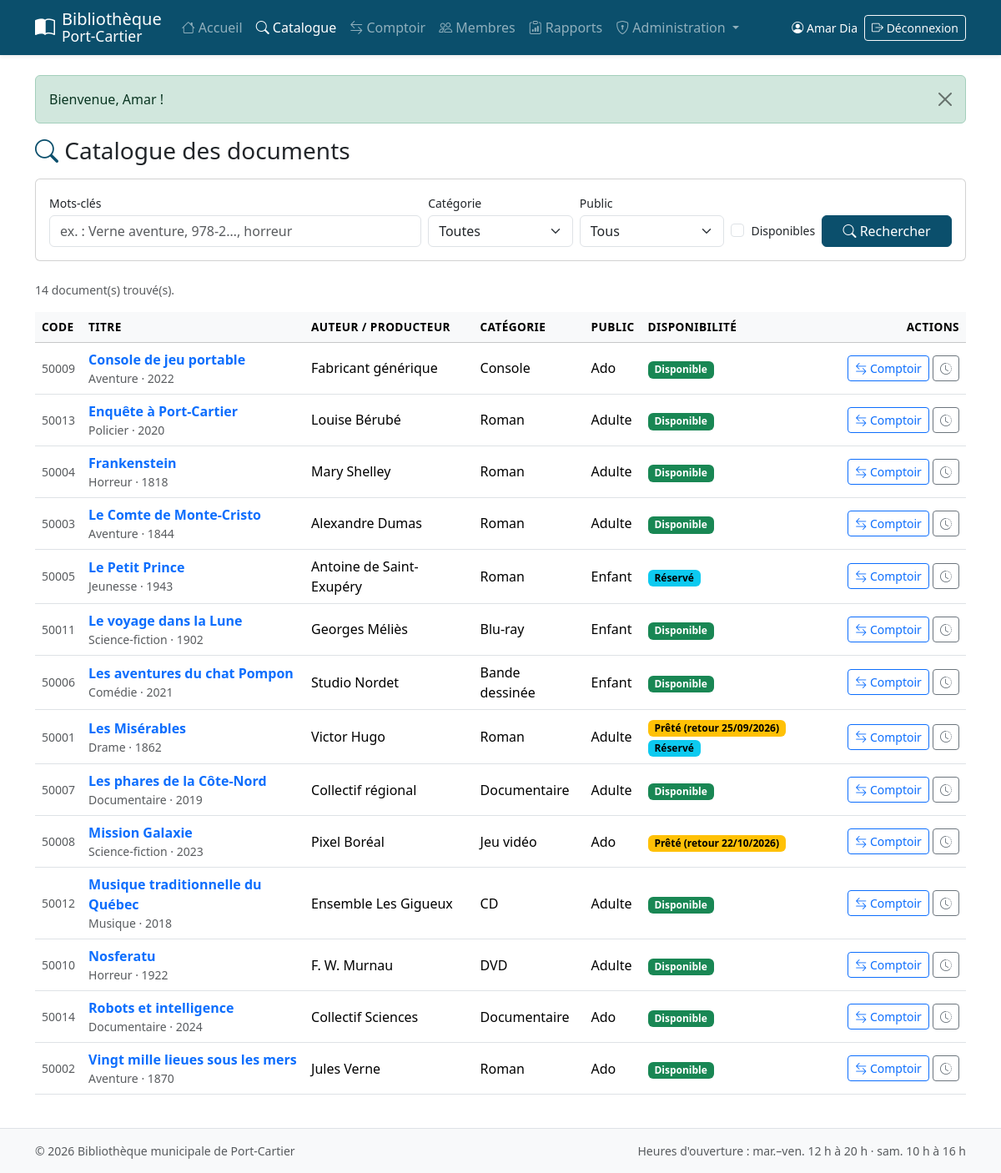
The page /recherche.php (signed in) on the database its author committed.
### tables this page shows
CREATE TABLE document (
  code_document     INT AUTO_INCREMENT PRIMARY KEY,
  titre             VARCHAR(200) NOT NULL,
  auteur            VARCHAR(150) NOT NULL,           
  annee_publication SMALLINT     NULL,
  id_categorie      INT          NOT NULL,
  type_public       ENUM('enfant','ado','adulte') NOT NULL,
  id_genre          INT          NOT NULL,
  description       TEXT         NULL,
  isbn              VARCHAR(17)  NULL UNIQUE,        
  CONSTRAINT fk_doc_categorie FOREIGN KEY (id_categorie) REFERENCES categorie(id_categorie),
  CONSTRAINT fk_doc_genre     FOREIGN KEY (id_genre)     REFERENCES genre(id_genre),
  INDEX idx_doc_titre (titre),
  INDEX idx_doc_auteur (auteur)
);

CREATE TABLE genre (
  id_genre INT AUTO_INCREMENT PRIMARY KEY,
  nom      VARCHAR(50) NOT NULL UNIQUE
);

CREATE TABLE categorie (
  id_categorie INT AUTO_INCREMENT PRIMARY KEY,
  nom          VARCHAR(50) NOT NULL UNIQUE
);

### includes/functions.php (called while the page is built, shortened)
<?php
function e($valeur): string
{
    return htmlspecialchars((string)($valeur ?? ''), ENT_QUOTES, 'UTF-8');
}
function date_fr(?string $date): string
{
    return $date ? date('d/m/Y', strtotime($date)) : '—';
}

### includes/db.php (called while the page is built)
<?php
function db(): PDO
{
    static $pdo = null;
    if ($pdo === null) {
        $dsn = 'mysql:host=' . DB_HOST . ';port=' . DB_PORT . ';dbname=' . DB_NAME . ';charset=utf8mb4';
        try {
            $pdo = new PDO($dsn, DB_USER, DB_PASS, [
                PDO::ATTR_ERRMODE            => PDO::ERRMODE_EXCEPTION,
                PDO::ATTR_DEFAULT_FETCH_MODE => PDO::FETCH_ASSOC,
                PDO::ATTR_EMULATE_PREPARES   => false,
            ]);
        } catch (PDOException $e) {
            error_log('Connexion BD impossible : ' . $e->getMessage());
            http_response_code(500);
            exit('<h1>Service indisponible</h1><p>Impossible de se connecter à la base de données. '
               . 'Vérifiez que MySQL est démarré et que <code>config.php</code> est bien configuré.</p>');
        }
    }
    return $pdo;
}

### includes/init.php (called while the page is built, shortened)
<?php
require_once __DIR__ . '/db.php';
require_once __DIR__ . '/functions.php';
require_once __DIR__ . '/biblio.php';
function role(): ?string
{
    return $_SESSION['user']['role'] ?? null;
}
function est_membre(): bool    { return role() === 'membre'; }

### recherche.php (the view, shortened to what this page needs)
<?php
require 'includes/init.php';
$q         = trim((string)($_GET['q'] ?? ''));
$categorie = (int)($_GET['categorie'] ?? 0);
$type      = (string)($_GET['type'] ?? '');
$dispo     = isset($_GET['dispo']);
$where  = [];
$params = [];
$sql = 'SELECT d.*, c.nom AS categorie, g.nom AS genre, ' . sql_colonnes_statut() . '
          FROM document d
          JOIN categorie c ON c.id_categorie = d.id_categorie
          JOIN genre g     ON g.id_genre     = d.id_genre'
     . ($where ? ' WHERE ' . implode(' AND ', $where) : '')
     . ($dispo ? ' HAVING pret_membre IS NULL AND res_membre IS NULL' : '')
     . ' ORDER BY d.titre LIMIT 200';
$st = db()->prepare($sql);
$st->execute($params);
$documents = $st->fetchAll();
$moi = (int)utilisateur()['code'];
$urlRetour = 'recherche.php?' . http_build_query(array_filter([
    'q' => $q, 'categorie' => $categorie ?: null, 'type' => $type ?: null, 'dispo' => $dispo ? '1' : null,
]));
require 'includes/header.php';
?>
<h1 class="h3 mb-3"><i class="bi bi-search text-biblio"></i> Catalogue des documents</h1>
<form method="get" class="card card-body mb-4" role="search">
  <div class="row g-2 align-items-end">
    <div class="col-12 col-lg-5">
      <label for="q" class="form-label small mb-1">Mots-clés</label>
      <input type="search" id="q" name="q" class="form-control" value="<?= e($q) ?>" placeholder="ex. : Verne aventure, 978-2…, horreur">
    </div>
    <div class="col-6 col-lg-2">
      <label for="categorie" class="form-label small mb-1">Catégorie</label>
      <select id="categorie" name="categorie" class="form-select">
        <option value="">Toutes</option>
      </select>
    </div>
    <div class="col-6 col-lg-2">
      <label for="type" class="form-label small mb-1">Public</label>
      <select id="type" name="type" class="form-select">
        <option value="">Tous</option>
      </select>
    </div>
    <div class="col-12 col-lg-3 d-flex gap-2 align-items-center">
      <div class="form-check text-nowrap">
        <input class="form-check-input" type="checkbox" id="dispo" name="dispo" <?= $dispo ? 'checked' : '' ?>>
        <label class="form-check-label small" for="dispo">Disponibles</label>
      </div>
      <button class="btn btn-biblio flex-grow-1"><i class="bi bi-search"></i> Rechercher</button>
    </div>
  </div>
</form>
<p class="text-muted small"><?= count($documents) ?> document(s) trouvé(s)<?= $q !== '' ? ' pour « ' . e($q) . ' »' : '' ?>.</p>
<?php if (!$documents): ?>
  <div class="alert alert-light border"><i class="bi bi-info-circle"></i> Aucun document ne correspond à votre recherche. Essayez d'autres mots-clés.</div>
<?php else: ?>
  <div class="table-responsive">
    <table class="table table-hover align-middle table-empilee">
      <thead class="table-light">
        <tr>
          <th>Code</th><th>Titre</th><th class="d-none d-md-table-cell">Auteur / producteur</th>
          <th class="d-none d-lg-table-cell">Catégorie</th><th class="d-none d-lg-table-cell">Public</th>
          <th>Disponibilité</th><th class="text-end">Actions</th>
        </tr>
      </thead>
      <tbody>
      <?php foreach ($documents as $d):
          $code = (int)$d['code_document'];
          $libre = empty($d['pret_membre']) && empty($d['res_membre']);
          $reserveParMoi = (int)$d['res_membre'] === $moi;
      ?>
        <tr>
          <td class="text-muted small" data-label="Code"><?= $code ?></td>
          <td>
            <a href="document.php?code=<?= $code ?>" class="fw-semibold text-decoration-none"><?= e($d['titre']) ?></a>
            <div class="small text-muted"><?= e($d['genre']) ?><?= $d['annee_publication'] ? ' · ' . (int)$d['annee_publication'] : '' ?></div>
          </td>
          <td class="d-none d-md-table-cell"><?= e($d['auteur']) ?></td>
          <td class="d-none d-lg-table-cell"><?= e($d['categorie']) ?></td>
          <td class="d-none d-lg-table-cell text-capitalize"><?= e($d['type_public']) ?></td>
          <td data-label="Disponibilité"><?= badge_statut($d) ?></td>
          <td class="text-end text-nowrap">
            <?php if (est_membre()): ?>
              <?php if ($libre || ($reserveParMoi && empty($d['pret_membre']))): ?>
                <form action="actions.php" method="post" class="d-inline" data-confirm="Emprunter « <?= e($d['titre']) ?> » pour <?= DUREE_PRET_JOURS ?> jours ?">
                  <?= csrf_field() ?>
                  <input type="hidden" name="action" value="pret">
                  <input type="hidden" name="code_document" value="<?= $code ?>">
                  <input type="hidden" name="retour" value="<?= e($urlRetour) ?>">
                  <button class="btn btn-sm btn-success"><i class="bi bi-journal-arrow-up"></i> Emprunter</button>
                </form>
              <?php endif; ?>
              <?php if (empty($d['res_membre']) && (int)$d['pret_membre'] !== $moi): ?>
                <form action="actions.php" method="post" class="d-inline">
                  <?= csrf_field() ?>
                  <input type="hidden" name="action" value="reserver">
                  <input type="hidden" name="code_document" value="<?= $code ?>">
                  <input type="hidden" name="retour" value="<?= e($urlRetour) ?>">
                  <button class="btn btn-sm btn-outline-primary"><i class="bi bi-bookmark-plus"></i> Réserver</button>
                </form>
              <?php elseif ($reserveParMoi): ?>
                <span class="badge text-bg-primary">Réservé pour vous</span>
              <?php endif; ?>
            <?php else: ?>
              <a href="comptoir.php?doc=<?= $code ?>" class="btn btn-sm btn-outline-primary" title="Prêt / réservation / retour"><i class="bi bi-arrow-left-right"></i> Comptoir</a>
              <a href="document.php?code=<?= $code ?>" class="btn btn-sm btn-outline-secondary" title="Fiche et historique"><i class="bi bi-clock-history"></i></a>
            <?php endif; ?>
          </td>
        </tr>
      <?php endforeach; ?>
      </tbody>
    </table>
  </div>
<?php endif; ?>
<?php require 'includes/footer.php'; ?>

### includes/biblio.php (shortened to what this page needs)
<?php
function sql_colonnes_statut(): string
{
    return "(SELECT p.code_membre FROM pret p
              WHERE p.code_document = d.code_document AND p.statut = 'actif' LIMIT 1) AS pret_membre,
            (SELECT p.date_retour_prevue FROM pret p
              WHERE p.code_document = d.code_document AND p.statut = 'actif' LIMIT 1) AS pret_retour_prevu,
            (SELECT r.code_membre FROM reservation r
              WHERE r.code_document = d.code_document AND r.statut = 'active' LIMIT 1) AS res_membre";
}
function badge_statut(array $doc): string
{
    if (!empty($doc['pret_membre'])) {
        $txt = 'Prêté';
        if (!empty($doc['pret_retour_prevu'])) {
            $txt .= ' (retour ' . date_fr($doc['pret_retour_prevu']) . ')';
        }
        $html = '<span class="badge text-bg-warning">' . e($txt) . '</span>';
        if (!empty($doc['res_membre'])) {
            $html .= ' <span class="badge text-bg-info">Réservé</span>';
        }
        return $html;
    }
    if (!empty($doc['res_membre'])) {
        return '<span class="badge text-bg-info">Réservé</span>';
    }
    return '<span class="badge text-bg-success">Disponible</span>';
}

### assets/css/style.css (style rules this page uses)
:root { --biblio-bleu: #0b4f6c; --biblio-bleu-fonce: #083a50; --biblio-sable: #f5efe6; }
.text-biblio { color: var(--biblio-bleu) !important; }
.btn-biblio { --bs-btn-bg: var(--biblio-bleu); --bs-btn-border-color: var(--biblio-bleu); --bs-btn-hover-bg: var(--biblio-bleu-fonce); --bs-btn-hover-border-color: var(--biblio-bleu-fonce); --bs-btn-color: #fff; --bs-btn-hover-color: #fff; }
.table thead th { white-space: nowrap; font-size: .85rem; text-transform: uppercase; letter-spacing: .03em; }

### rows shown on the page
document: code_document "50009", titre "Console de jeu portable", id_genre.nom "Aventure", annee_publication "2022", auteur "Fabricant générique", id_categorie.nom "Console", type_public "Ado"
document: code_document "50013", titre "Enquête à Port-Cartier", id_genre.nom "Policier", annee_publication "2020", auteur "Louise Bérubé", id_categorie.nom "Roman", type_public "Adulte"
document: code_document "50004", titre "Frankenstein", id_genre.nom "Horreur", annee_publication "1818", auteur "Mary Shelley", id_categorie.nom "Roman", type_public "Adulte"
document: code_document "50003", titre "Le Comte de Monte-Cristo", id_genre.nom "Aventure", annee_publication "1844", auteur "Alexandre Dumas", id_categorie.nom "Roman", type_public "Adulte"
document: code_document "50005", titre "Le Petit Prince", id_genre.nom "Jeunesse", annee_publication "1943", auteur "Antoine de Saint-Exupéry", id_categorie.nom "Roman", type_public "Enfant", shows "Réservé"
document: code_document "50011", titre "Le voyage dans la Lune", id_genre.nom "Science-fiction", annee_publication "1902", auteur "Georges Méliès", id_categorie.nom "Blu-ray", type_public "Enfant"
document: code_document "50006", titre "Les aventures du chat Pompon", id_genre.nom "Comédie", annee_publication "2021", auteur "Studio Nordet", id_categorie.nom "Bande dessinée", type_public "Enfant"
document: code_document "50001", titre "Les Misérables", id_genre.nom "Drame", annee_publication "1862", auteur "Victor Hugo", id_categorie.nom "Roman", type_public "Adulte", txt "Prêté (retour 25/09/2026)", shows "Réservé"
document: code_document "50007", titre "Les phares de la Côte-Nord", id_genre.nom "Documentaire", annee_publication "2019", auteur "Collectif régional", id_categorie.nom "Documentaire", type_public "Adulte"
document: code_document "50008", titre "Mission Galaxie", id_genre.nom "Science-fiction", annee_publication "2023", auteur "Pixel Boréal", id_categorie.nom "Jeu vidéo", type_public "Ado", txt "Prêté (retour 22/10/2026)"
document: code_document "50012", titre "Musique traditionnelle du Québec", id_genre.nom "Musique", annee_publication "2018", auteur "Ensemble Les Gigueux", id_categorie.nom "CD", type_public "Adulte"
document: code_document "50010", titre "Nosferatu", id_genre.nom "Horreur", annee_publication "1922", auteur "F. W. Murnau", id_categorie.nom "DVD", type_public "Adulte"
document: code_document "50014", titre "Robots et intelligence", id_genre.nom "Documentaire", annee_publication "2024", auteur "Collectif Sciences", id_categorie.nom "Documentaire", type_public "Ado"
document: code_document "50002", titre "Vingt mille lieues sous les mers", id_genre.nom "Aventure", annee_publication "1870", auteur "Jules Verne", id_categorie.nom "Roman", type_public "Ado"

### other values the page prints
$u['prenom'] . ' ' . $u['nom'] "Amar Dia"
$f['msg'] "Bienvenue, Amar !"
count($documents) "14"
